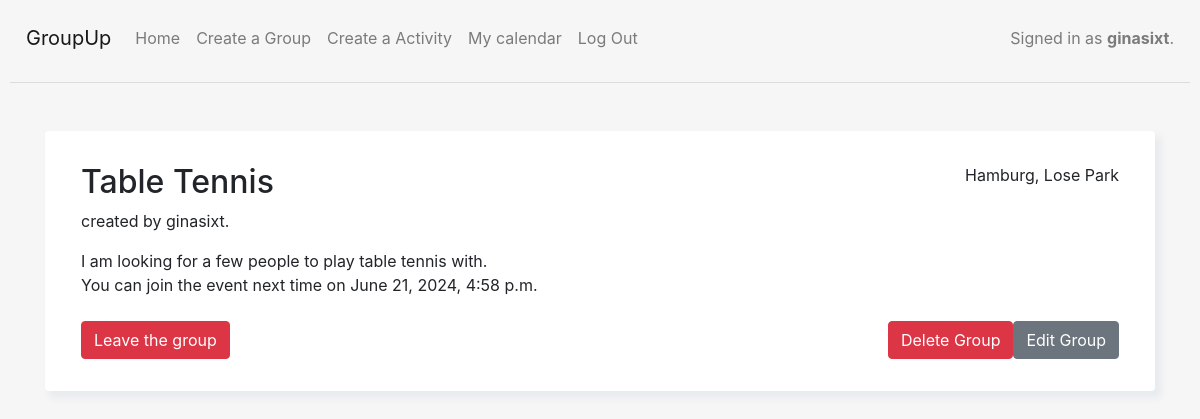
Before: /group_detail/1/ (signed in) with the older database file.
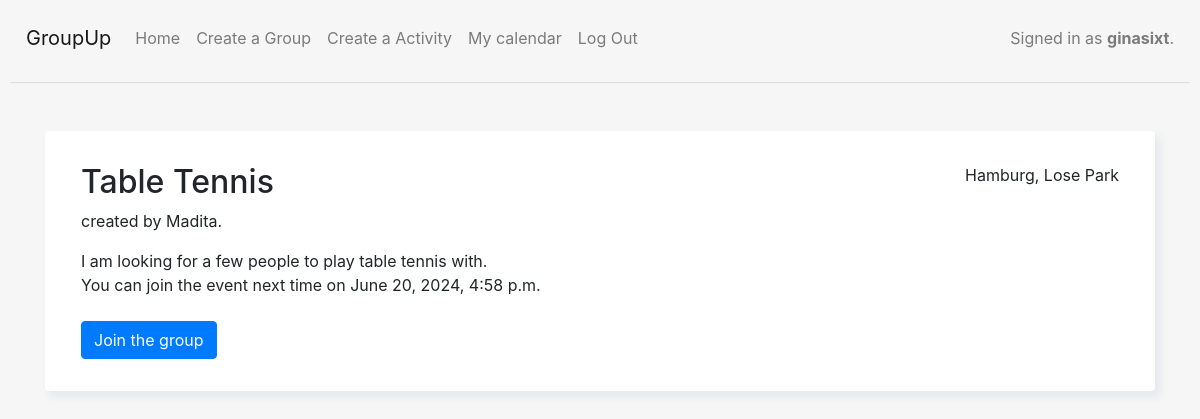
After: the same page with the newer database file.
### capstone/models.py (models this page shows, shortened)
class Group(models.Model):
    name = models.CharField(max_length=200)
    description = models.CharField(max_length=200)
    location = models.CharField(max_length=200)
    activity = models.ForeignKey(Activity, on_delete=models.CASCADE, default=None)
    time_and_date = models.DateTimeField(default=None)
    users = models.ManyToManyField(User)
    creator = models.ForeignKey(User, on_delete=models.CASCADE, default=None, related_name='creator')
    recurring = models.BooleanField(default=False)

### capstone/views.py (the view, shortened to what this page needs)
# urls.py: path("group_detail/<int:group_id>/", views.group_detail, name="group_detail"),
def group_detail(request, group_id):
    group = Group.objects.get(id=group_id)
    if (group.time_and_date >= timezone.now()):
        next_event_date = group.time_and_date
    else:
        next_event_date = None
    return render(request, 'capstone/group_detail.html', {'group': group, 'next_event_date': next_event_date,})

### capstone/templates/capstone/group_detail.html
{% extends "capstone/layout.html" %}
{% block body %}
{% load static %}
<div class="container mt-5">
    <div class="card p-3 mt-2">
        <div class="untereBox">
        <div class="d-flex justify-content-between">
            <h2>{{ group.name }}</h2>
            <p>{{ group.location }}</p>
        </div>
        <p>created by {{ group.creator }}.</p>
        {{ group.description }}
        <br>
        {% if next_event_date is not null %}
        You can join the event next time on {{ next_event_date }}
        {% elif next_event_date is null %}
        There are no group events upcoming, the last event was on {{ group.time_and_date }}, <br/>
        wait till the creator is updating the dates or <a href="{% url 'create_group' %}">create your own group</a>.
        {% endif %}
        <br>
        <br>
        {% if request.user.is_authenticated and not request.user in group.users.all %}
            <a href="{% url 'join_group' group.id %}" class="btn btn-primary">Join the group</a>
        {% endif %}
        {% if request.user.is_authenticated and request.user in group.users.all %}
            <a href="{% url 'leave_group' group.id %}" class="btn btn-danger">Leave the group</a>
        {% endif %}
        {% if request.user == group.creator %}
            <a href="{% url 'edit_group' group.id %}" class="btn btn-secondary float-right">Edit Group</a>
            <a href="{% url 'delete_group' group.id %}" class="btn btn-danger float-right">Delete Group</a>
        {% endif %}
        </div>
    </div>
</div>
{% endblock %}

Changed rows visible on the page:
changed Group "Table Tennis": creator "ginasixt" → "Madita"; time_and_date "June 21, 2024, 4:58 p.m." → "June 20, 2024, 4:58 p.m."; creator_id 2 → 5 (drawn)
Other visible differences:
text no longer shown: "Leave the group Edit Group Delete Group"
text now shown: "Join the group"
